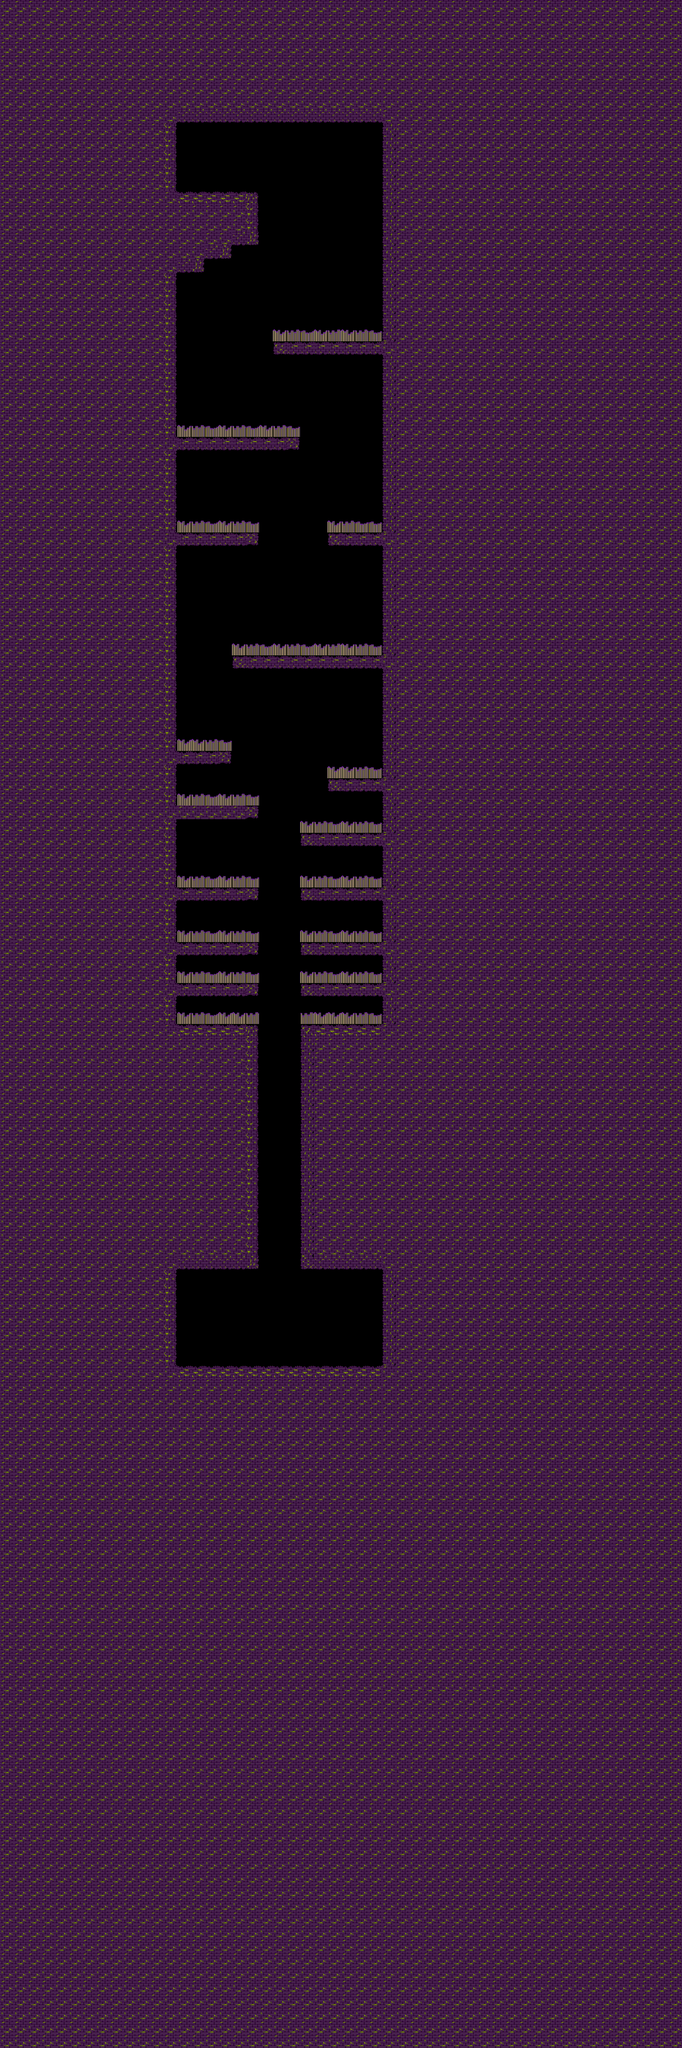

This is a level from a 2D game, rendered from its Tiled map with the project's own tilesets. A one-line summary and the map file follow, with tile-layer data summarised:
An orthogonal 50x150 tile map with 32x32 px tiles, 1 tile layer (Capa de Patrones 1), 2 tilesets and 16 objects.

<map version="1.0" orientation="orthogonal" renderorder="right-down" width="50" height="150" tilewidth="32" tileheight="32" nextobjectid="1">
 <tileset firstgid="1" name="Titles suelo2" tilewidth="32" tileheight="32" tilecount="24" columns="6">
  <image source="../Tilesets/Titles suelo2.png" trans="ff00ff" width="192" height="128" />
  <tile id="0">
   <objectgroup draworder="index">
    <object id="0" x="0" y="0" width="32" height="32" />
   </objectgroup>
  </tile>
  <tile id="1">
   <objectgroup draworder="index">
    <object id="0" x="0" y="0" width="32" height="32" />
   </objectgroup>
  </tile>
  <tile id="2">
   <objectgroup draworder="index">
    <object id="0" x="0" y="0" width="32" height="32" />
   </objectgroup>
  </tile>
  <tile id="3">
   <objectgroup draworder="index">
    <object id="0" x="0" y="0" width="32" height="32" />
   </objectgroup>
  </tile>
  <tile id="4">
   <objectgroup draworder="index">
    <object id="0" x="0" y="0" width="32" height="32" />
   </objectgroup>
  </tile>
  <tile id="5">
   <objectgroup draworder="index">
    <object id="0" x="0" y="0" width="32" height="32" />
   </objectgroup>
  </tile>
  <tile id="6">
   <objectgroup draworder="index">
    <object id="0" x="0" y="0" width="32" height="32" />
   </objectgroup>
  </tile>
  <tile id="7">
   <objectgroup draworder="index">
    <object id="0" x="0" y="0" width="32" height="32" />
   </objectgroup>
  </tile>
  <tile id="8">
   <objectgroup draworder="index">
    <object id="0" x="0" y="0" width="32" height="32" />
   </objectgroup>
  </tile>
  <tile id="9">
   <objectgroup draworder="index">
    <object id="0" x="0" y="0" width="19" height="20" />
   </objectgroup>
  </tile>
  <tile id="10">
   <objectgroup draworder="index">
    <object id="0" x="0" y="0" width="32" height="32" />
   </objectgroup>
  </tile>
  <tile id="11">
   <objectgroup draworder="index">
    <object id="0" x="0" y="0" width="32" height="32" />
   </objectgroup>
  </tile>
  <tile id="12">
   <objectgroup draworder="index">
    <object id="0" x="0" y="0" width="32" height="32" />
   </objectgroup>
  </tile>
  <tile id="13">
   <objectgroup draworder="index">
    <object id="0" x="0" y="0" width="32" height="32" />
   </objectgroup>
  </tile>
  <tile id="14">
   <objectgroup draworder="index">
    <object id="0" x="0" y="0" width="32" height="32" />
   </objectgroup>
  </tile>
  <tile id="16">
   <objectgroup draworder="index">
    <object id="0" x="0" y="0" width="32" height="32" />
   </objectgroup>
  </tile>
 </tileset>
 <tileset firstgid="25" name="spike" tilewidth="32" tileheight="32" tilecount="3" columns="3">
  <image source="../Tilesets/titles lapices.png" width="99" height="32" />
 </tileset>
 <layer name="Capa de Patrones 1" width="50" height="150">
  <data>[7500 cells, 6581 non-empty, 15 distinct tile ids]</data>
 </layer>
 <objectgroup name="Capa de Objetos 1" visible="0" />
</map>
